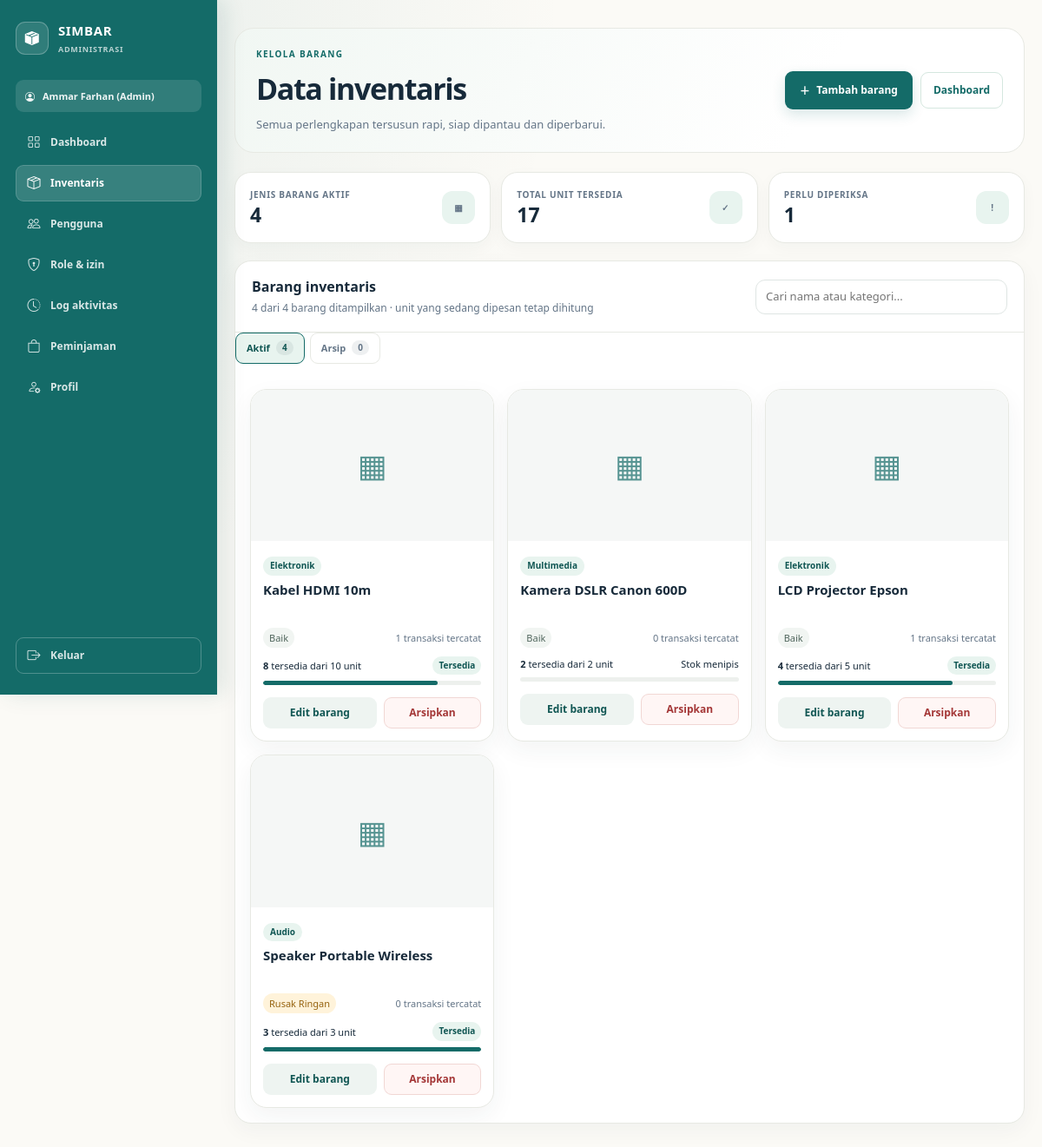
/admin/barang.php (signed in), run on the app's committed database.
### tables this page shows
CREATE TABLE `barang` (
  `id` int(11) NOT NULL,
  `nama_barang` varchar(100) NOT NULL,
  `kategori` varchar(50) NOT NULL,
  `foto` varchar(255) DEFAULT NULL,
  `diarsipkan` tinyint(1) NOT NULL DEFAULT 0,
  `stok` int(11) NOT NULL DEFAULT 0,
  `kondisi` enum('Baik','Rusak Ringan') NOT NULL DEFAULT 'Baik',
  `created_at` timestamp NOT NULL DEFAULT current_timestamp()
);

### config/auth.php (called while the page is built, shortened)
<?php
function simbar_permission_catalog(): array
{
    return [
        'transactions.view' => 'Melihat transaksi',
        'transactions.manage' => 'Mengubah status transaksi',
        'transactions.export' => 'Mengekspor transaksi',
        'transactions.delete' => 'Menghapus transaksi',
        'inventory.manage' => 'Mengelola inventaris',
        'users.manage' => 'Mengelola pengguna dan role',
        'audit.view' => 'Melihat log aktivitas',
        'borrow.use' => 'Mengajukan dan memantau peminjaman',
    ];
}
function simbar_role_permissions(PDO $pdo, string $role): array
{
    static $cache = [];
    if (isset($cache[$role])) {
        return $cache[$role];
    }
    try {
        $stmt = $pdo->prepare('SELECT permissions FROM roles WHERE role_key = :role LIMIT 1');
        $stmt->execute([':role' => $role]);
        $stored_permissions = $stmt->fetchColumn();
        $permissions = $stored_permissions === false
            ? []
            : json_decode((string)$stored_permissions, true);
    } catch (PDOException $e) {
        $permissions = simbar_default_role_permissions()[$role] ?? [];
    }
    $valid_permissions = simbar_permission_catalog();
    $cache[$role] = array_values(array_intersect(array_keys($valid_permissions), $permissions));
    return $cache[$role];
}
function simbar_user_has_permission(string $permission): bool
{
    global $pdo;
    $role = $_SESSION['role'] ?? '';
    return simbar_role_has_permission($pdo, $role, $permission);
}
function simbar_role_has_permission(PDO $pdo, string $role, string $permission): bool
{
    $permissions = simbar_role_permissions($pdo, $role);
    if ($permission === 'transactions.view' && array_intersect(
        ['transactions.manage', 'transactions.export', 'transactions.delete'],
        $permissions
    )) {
        return true;
    }
    return in_array($permission, $permissions, true);
}
function simbar_user_has_any_permission(array $permissions): bool
{
    foreach ($permissions as $permission) {
        if (simbar_user_has_permission($permission)) {
            return true;
        }
    }
    return false;
}
function simbar_dashboard_url(PDO $pdo, string $role): string
{
    $permissions = simbar_role_permissions($pdo, $role);
    if ($role === 'admin' && in_array('transactions.view', $permissions, true)) {
        return 'admin/index.php';
    }
    return 'login.php';
}
function cek_akses($required_permission): void
{
    if (is_array($required_permission)) {
        if (in_array($_SESSION['role'] ?? '', $required_permission, true)) {
            return;
        }
    } elseif (is_string($required_permission) && simbar_user_has_permission($required_permission)) {
        return;
    }
    exit();
}
?>

### admin/barang.php (the view, shortened to what this page needs)
<?php
require_once '../config/koneksi.php';
require_once '../config/auth.php';
cek_akses('inventory.manage');
function h($value): string
{
    return htmlspecialchars((string)$value, ENT_QUOTES, 'UTF-8');
}
$semua_barang = [];
$barang_list = [];
$error_message = null;
$lihat_arsip = isset($_GET['tampilan']) && $_GET['tampilan'] === 'arsip';
$jumlah_aktif = 0;
$jumlah_arsip = 0;
try {
    $stmt = $pdo->query(
        "SELECT b.id, b.nama_barang, b.kategori, b.stok, b.kondisi, b.foto, b.diarsipkan,
                COALESCE(SUM(
                    CASE WHEN p.status IN ('Pending', 'Disetujui')
                    THEN p.jumlah_pinjam ELSE 0 END
                ), 0) AS stok_dipesan,
                COUNT(p.id) AS jumlah_transaksi
         FROM barang b
         LEFT JOIN peminjaman p ON p.barang_id = b.id
         GROUP BY b.id, b.nama_barang, b.kategori, b.stok, b.kondisi, b.foto, b.diarsipkan
         ORDER BY b.nama_barang ASC"
    );
    $semua_barang = $stmt->fetchAll(PDO::FETCH_ASSOC);
    foreach ($semua_barang as $barang) {
        if ((int)$barang['diarsipkan'] === 1) {
            $jumlah_arsip++;
        } else {
            $jumlah_aktif++;
        }
    }
    $barang_list = array_values(array_filter(
        $semua_barang,
        static fn(array $barang): bool => (int)$barang['diarsipkan'] === ($lihat_arsip ? 1 : 0)
    ));
} catch (PDOException $e) {
    error_log('SIMBAR inventory list query failed: ' . $e->getMessage());
    $error_message = 'Daftar barang belum dapat dimuat. Silakan muat ulang halaman.';
}
$dashboard_url = '../' . simbar_dashboard_url($pdo, (string)$_SESSION['role']);
$total_tersedia = 0;
$stok_menipis = 0;
foreach ($semua_barang as $barang) {
    $tersedia = max(0, (int)$barang['stok'] - (int)$barang['stok_dipesan']);
    $total_tersedia += $tersedia;
    if ($tersedia <= 2) {
        $stok_menipis++;
    }
}
?>
<!DOCTYPE html>
<html lang="id">
<head>
<?php if (simbar_user_has_any_permission(['transactions.view', 'inventory.manage', 'users.manage', 'audit.view'])) { require __DIR__ . '/sidebar_styles.php'; } ?>
</head>
<body>
<?php if (simbar_user_has_any_permission(['transactions.view', 'inventory.manage', 'users.manage', 'audit.view'])) { $admin_sidebar_active = 'inventory'; require __DIR__ . '/sidebar.php'; } ?>
    <main class="container">
        <div class="heading">
            <div>
                <p class="eyebrow">Kelola barang</p>
                <h1>Data inventaris</h1>
                <p class="muted">Semua perlengkapan tersusun rapi, siap dipantau dan diperbarui.</p>
            </div>
            <div class="heading-actions">
                <?php if (!$lihat_arsip): ?><button class="add-button" type="button" id="openAdd">
                    <span class="plus" aria-hidden="true">+</span> Tambah barang
                </button><?php endif; ?>
                <a class="back" href="<?= h($dashboard_url) ?>">Dashboard</a>
            </div>
        </div>
        <section class="summary" aria-label="Ringkasan inventaris">
            <article class="summary-card">
                <div><span>Jenis barang aktif</span><strong><?= $jumlah_aktif ?></strong></div>
                <span class="summary-icon" aria-hidden="true">▦</span>
            </article>
            <article class="summary-card">
                <div><span>Total unit tersedia</span><strong><?= $total_tersedia ?></strong></div>
                <span class="summary-icon" aria-hidden="true">✓</span>
            </article>
            <article class="summary-card">
                <div><span>Perlu diperiksa</span><strong><?= $stok_menipis ?></strong></div>
                <span class="summary-icon" aria-hidden="true">!</span>
            </article>
        </section>
        <section class="panel inventory-panel" aria-labelledby="inventory-title">
            <div class="panel-heading inventory-toolbar">
                <div>
                    <h2 id="inventory-title"><?= $lihat_arsip ? 'Arsip barang' : 'Barang inventaris' ?></h2>
                    <p><span id="visibleCount"><?= count($barang_list) ?></span> dari <?= count($barang_list) ?> barang ditampilkan<?= $lihat_arsip ? '' : ' · unit yang sedang dipesan tetap dihitung' ?></p>
                </div>
                <input class="inventory-search" type="search" id="inventorySearch" placeholder="Cari nama atau kategori..." aria-label="Cari barang berdasarkan nama atau kategori">
            </div>
            <nav class="inventory-tabs" aria-label="Filter status barang">
                <a class="inventory-tab<?= !$lihat_arsip ? ' active' : '' ?>" href="barang.php?tampilan=aktif"<?= !$lihat_arsip ? ' aria-current="page"' : '' ?>>
                    Aktif <span class="inventory-tab-count"><?= $jumlah_aktif ?></span>
                </a>
                <a class="inventory-tab<?= $lihat_arsip ? ' active' : '' ?>" href="barang.php?tampilan=arsip"<?= $lihat_arsip ? ' aria-current="page"' : '' ?>>
                    Arsip <span class="inventory-tab-count"><?= $jumlah_arsip ?></span>
                </a>
            </nav>
            <?php if ($error_message): ?>
                <div class="empty"><?= h($error_message) ?></div>
            <?php else: ?>
                <div class="inventory-grid" id="inventoryGrid">
                    <?php foreach ($barang_list as $barang): ?>
                        <?php
                        $stok_total = (int)$barang['stok'];
                        $stok_dipesan = (int)$barang['stok_dipesan'];
                        $tersedia = max(0, $stok_total - $stok_dipesan);
                        $stok_persen = $stok_total > 0 ? min(100, (int)round($tersedia / $stok_total * 100)) : 0;
                        $stok_rendah = $tersedia > 0 && $tersedia <= 2;
                        $stok_habis = $tersedia === 0;
                        $kelas_stok = $stok_habis ? 'empty' : ($stok_rendah ? 'low' : '');
                        $kondisi_rusak = $barang['kondisi'] === 'Rusak Ringan';
                        ?>
                        <article class="inventory-card<?= (int)$barang['diarsipkan'] === 1 ? ' archived' : '' ?>" data-search="<?= h(mb_strtolower($barang['nama_barang'] . ' ' . $barang['kategori'], 'UTF-8')) ?>">
                            <div class="inventory-photo">
                                <?php if (!empty($barang['foto'])): ?>
                                    <img src="../uploads/barang/<?= h($barang['foto']) ?>" alt="Foto <?= h($barang['nama_barang']) ?>" loading="lazy">
                                <?php else: ?>
                                    <span class="inventory-photo-placeholder" aria-hidden="true">▦</span>
                                <?php endif; ?>
                            </div>
                            <div class="inventory-body">
                                <span class="inventory-category"><?= h($barang['kategori']) ?></span>
                                <h3 class="inventory-name"><?= h($barang['nama_barang']) ?></h3>
                                <div class="inventory-details">
                                    <span class="condition<?= $kondisi_rusak ? ' damaged' : '' ?>"><?= h($barang['kondisi']) ?></span>
                                    <span><?= (int)$barang['jumlah_transaksi'] ?> transaksi tercatat</span>
                                </div>
                                <div class="stock-summary">
                                    <span><strong><?= $tersedia ?></strong> tersedia dari <?= $stok_total ?> unit</span>
                                    <span class="stock-state<?= $kelas_stok ?>"><?= $stok_habis ? 'Stok habis' : ($stok_rendah ? 'Stok menipis' : 'Tersedia') ?></span>
                                </div>
                                <div class="stock-track" role="progressbar" aria-label="Stok tersedia" aria-valuemin="0" aria-valuemax="<?= max(1, $stok_total) ?>" aria-valuenow="<?= $tersedia ?>">
                                    <div class="stock-fill<?= $kelas_stok ?>" style="width: <?= $stok_persen ?>%"></div>
                                </div>
                                <div class="inventory-actions">
                                    <?php if ((int)$barang['diarsipkan'] === 0): ?>
                                    <button type="button" class="edit-button"
                                        aria-label="Edit <?= h($barang['nama_barang']) ?>"
                                        data-id="<?= (int)$barang['id'] ?>"
                                        data-name="<?= h($barang['nama_barang']) ?>"
                                        data-category="<?= h($barang['kategori']) ?>"
                                        data-stock="<?= $stok_total ?>"
                                        data-condition="<?= h($barang['kondisi']) ?>"
                                        data-photo="<?= h($barang['foto'] ?? '') ?>"
                                        data-reserved="<?= $stok_dipesan ?>">Edit barang</button>
                                        <form method="post" action="barang_aksi.php" onsubmit="return confirm('Arsipkan <?= h($barang['nama_barang']) ?>? Barang tidak tampil di katalog peminjaman, tetapi riwayat transaksinya tetap tersimpan.');">
                                            <button class="delete" type="submit" aria-label="Arsipkan <?= h($barang['nama_barang']) ?>">Arsipkan</button>
                                        </form>
                                    <?php endif; ?>
                                </div>
                            </div>
                        </article>
                    <?php endforeach; ?>
                </div>
            <?php endif; ?>
        </section>
    </main>
</body>
</html>

### admin/sidebar_styles.php (style rules this page uses)
@media (min-width: 992px) { body { padding-left: 250px !important; } }

### data on the page
barang: kategori "Elektronik", nama_barang "Kabel HDMI 10m", kondisi "Baik", jumlah_transaksi "1", tersedia "8", stok "10", shows "Tersedia", $stok_persen 80 (drawn)
barang: kategori "Multimedia", nama_barang "Kamera DSLR Canon 600D", kondisi "Baik", jumlah_transaksi "0", stok "2", shows "Stok menipis"
barang: kategori "Elektronik", nama_barang "LCD Projector Epson", kondisi "Baik", jumlah_transaksi "1", tersedia "4", stok "5", shows "Tersedia", $stok_persen 80 (drawn)
barang: kategori "Audio", nama_barang "Speaker Portable Wireless", kondisi "Rusak Ringan", jumlah_transaksi "0", stok "3", shows "Tersedia", $stok_persen 100 (drawn)

### other printed values
$admin_sidebar_name "Ammar Farhan (Admin)"
$label "Dashboard"
$label "Inventaris"
$label "Pengguna"
$label "Role & izin"
$label "Log aktivitas"
$label "Peminjaman"
$label "Profil"
$jumlah_aktif "4"
$total_tersedia "17"
$stok_menipis "1"
count($barang_list) "4"
$jumlah_arsip "0"
